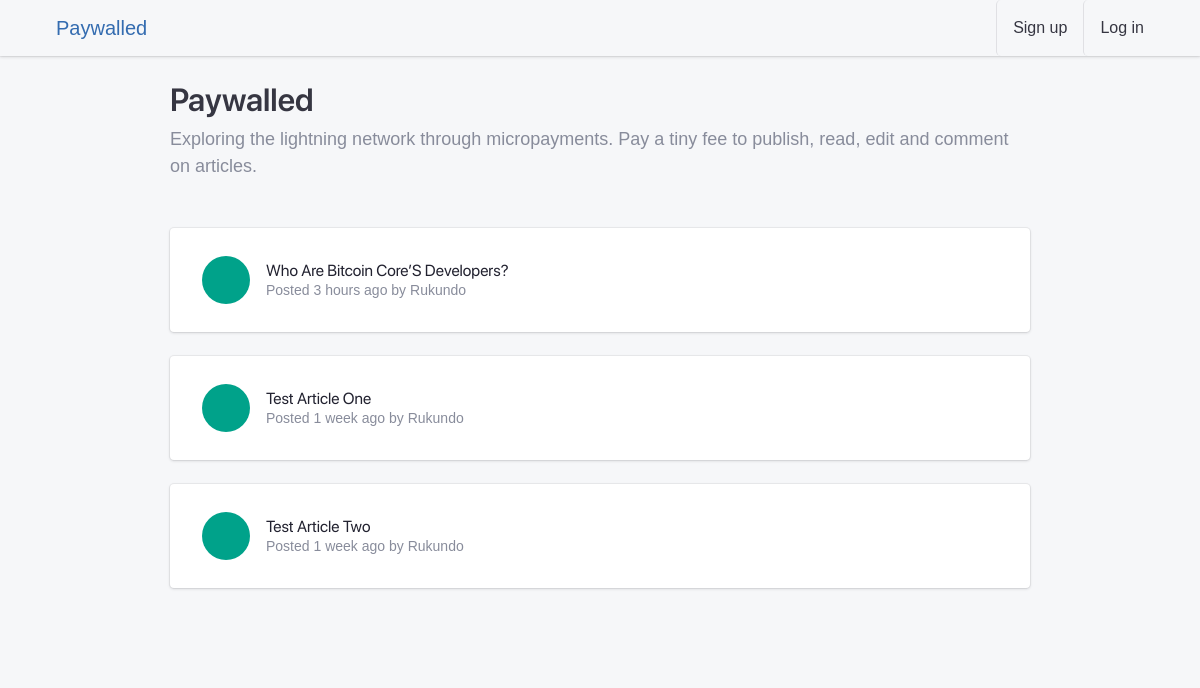
The app's page /, older data.
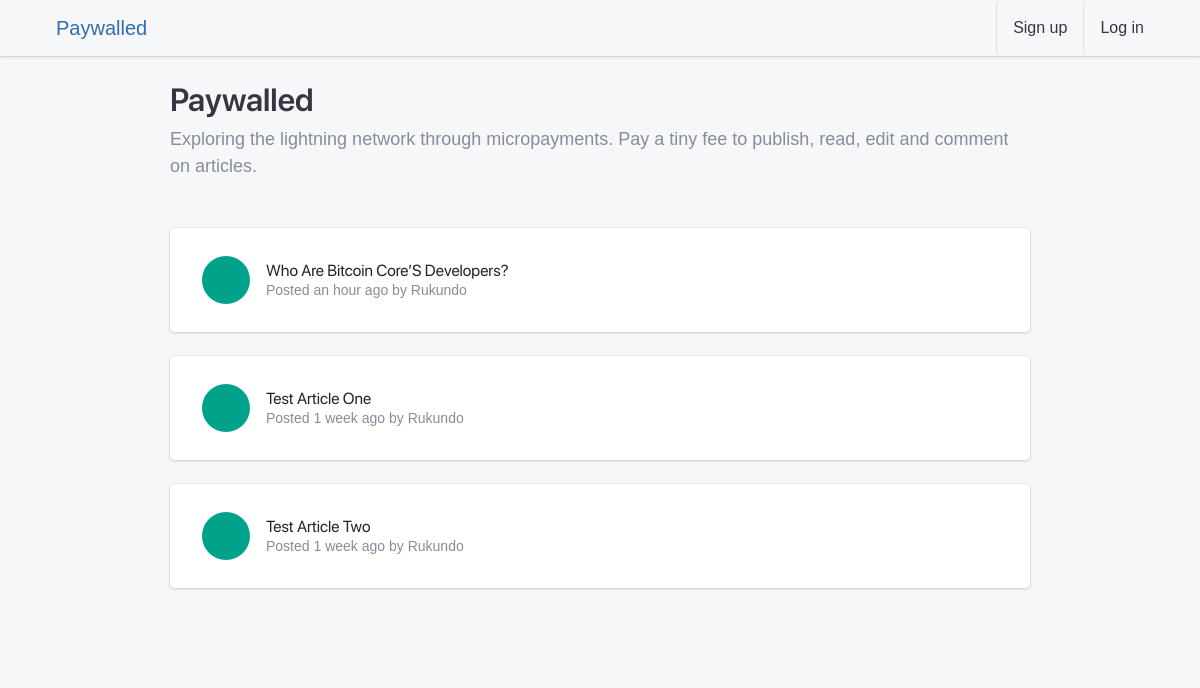
The same page, newer data.
### apps/blog/models.py (models this page shows, shortened)
class Article(models.Model):
    DRAFT = "D"
    PUBLISHED = "P"
    STATUS = ((DRAFT, _("Draft")), (PUBLISHED, _("Published")))
    uuid = models.UUIDField(unique=True, default=uuid.uuid4, editable=False)
    user = models.ForeignKey(
        settings.AUTH_USER_MODEL,
        null=True,
        related_name="articles",
        on_delete=models.SET_NULL,
    )
    date_created = models.DateTimeField(auto_now_add=True)
    date_published = models.DateTimeField(auto_now=True)
    title = models.CharField(max_length=255, null=True, unique=True)
    status = models.CharField(max_length=1, choices=STATUS, default=DRAFT)
    content = models.CharField(_("Content"), max_length=40000, blank=True)
    edited = models.BooleanField(default=False)
    objects = ArticleQuerySet.as_manager()
    class Meta:
        verbose_name = _("Article")
        verbose_name_plural = _("Articles")
        ordering = ("-date_published",)

### apps/authentication/models.py (models this page shows, shortened)
class Profile(models.Model):
    user = models.OneToOneField(User, on_delete=models.CASCADE, verbose_name=_("user"))
    node_pubkey = models.CharField(max_length=80, unique=True, blank=True, null=True)
    class Meta:
        verbose_name = _("profile")
        verbose_name_plural = _("profiles")
        db_table = "auth_profile"
    def get_screen_name(self):
        try:
            if self.user.get_full_name():
                return self.user.get_full_name()
            else:
                return self.user.username
        except Exception:
            return self.user.username

### apps/core/views.py (the view)
# urls.py: path("", core_views.home, name="home"),
def home(request):
    published_articles = Article.objects.get_published()
    return render(
        request,
        "core/home.html",
        {"articles": published_articles},
    )

### apps/blog/models.py (called while the page is built)
    def get_published(self):
        return self.filter(status="P").order_by("-date_published")

### apps/core/templates/core/home.html (shortened to what this page needs)
{% extends 'base.html' %}
{% load static i18n humanize %}
{% block content %}
<section class="position-relative pb-5 bg-light">
    <div class="sticker">
    </div>
    <div class="container position-relative">
        <div class="row">
            <div class="col-md-10 mx-auto">
                <h2 class="text-center text-sm-left"> Paywalled</h2>
                <p class="lead text-muted text-center text-sm-left mb-5">Exploring the lightning network through
                    micropayments.
                    Pay a tiny fee to publish, read, edit and comment on articles.</p>
                <div class="list-group list-group-flush list-group-divider">
                    {% for article in articles %}
                    <div class="card mb-4" id="articles">
                        <div class="card-body">
                            <div class="list-group-item">
                                <div class="list-group-item-figure">
                                    <a href="{% url 'articles:article' article.uuid %}"
                                        class="tile tile-lg tile-circle bg-success">
                                    </a>
                                </div>
                                <div class="list-group-item-body">
                                    <h4 class="list-group-item-title">
                                        <a
                                            href="{% url 'articles:article' article.uuid %}">{{ article.title|title }}</a>
                                    </h4>
                                    <p class="list-group-item-text">{% trans 'Posted' %}
                                        {{ article.date_published|naturaltime }}
                                        by
                                        {{ article.user.profile.get_screen_name|title }} </p>
                                </div>
                            </div>
                        </div>
                    </div>
                    {% empty %}
                    <h4 class="no-data">{% trans 'There is no published article yet' %}. <a
                            href="{% url 'articles:write_new' %}">{% trans 'Be the first one to publish one' %}!</a>
                    </h4>
                    {% endfor %}
                </div>
            </div>
        </div>
    </div>
</section>
{% endblock content %}

Row changes from the older to the newer data that the page shows:
changed Article "Who Are Bitcoin Core’S Developers?": date_published "3 hours ago" → "an hour ago"
